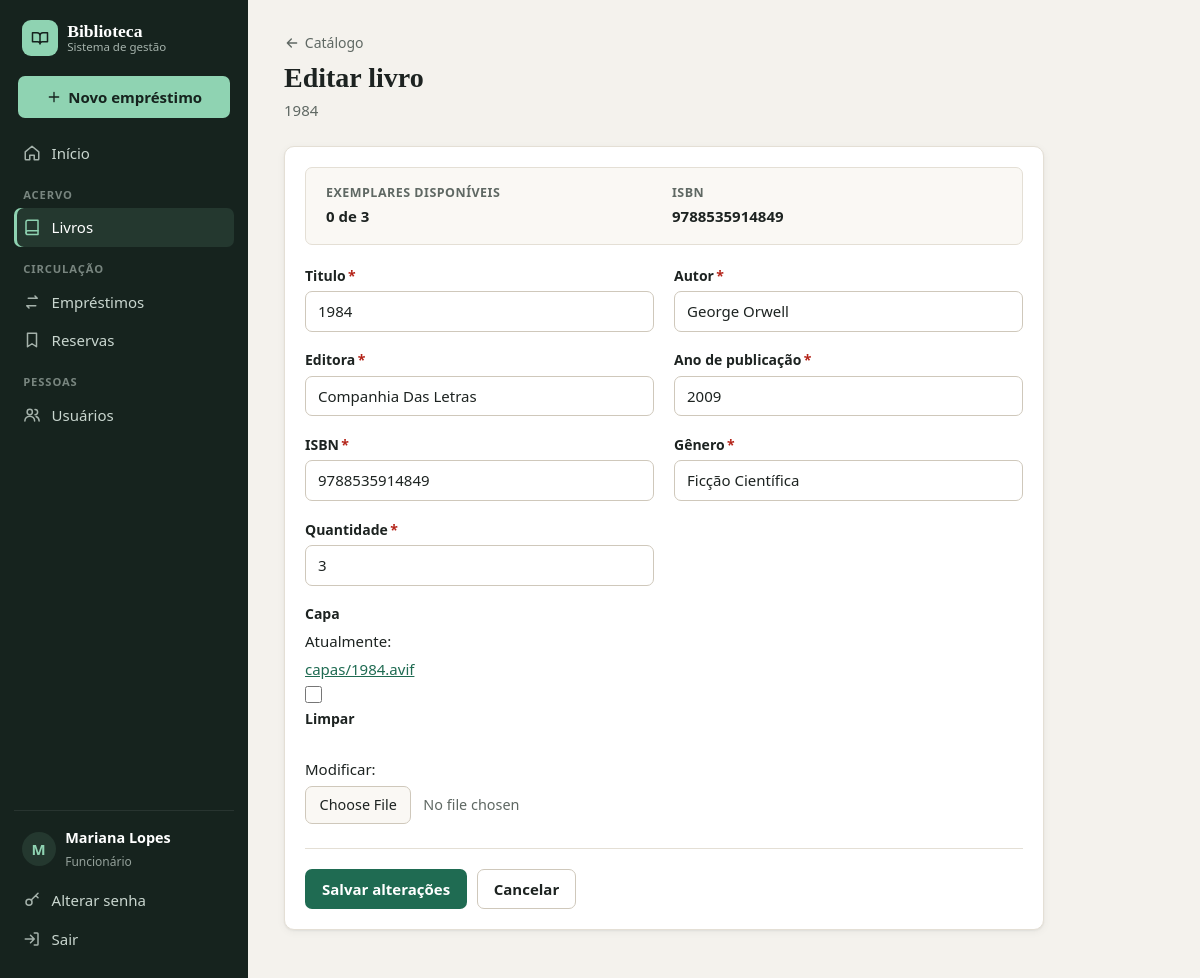
The page /editar_livro/11/ (signed in) on the database its author committed.
### meu_app/models.py (models this page shows, shortened)
class Livro(models.Model):
    titulo = models.CharField(max_length=200)
    autor = models.CharField(max_length=150)
    editora = models.CharField(max_length=120)
    ano_publicacao = models.PositiveIntegerField()
    isbn = models.CharField(max_length=20, unique=True)
    genero = models.CharField(max_length=100)
    quantidade_total = models.PositiveIntegerField(default=1)
    quantidade_disponivel = models.PositiveIntegerField(default=1)
    capa = models.FileField(upload_to='capas/', blank=True, null=True)
    ativo = models.BooleanField(default=True)

### meu_app/views.py (the view, shortened to what this page needs)
# urls.py: path('editar_livro/<int:id>/', views.editar_livro, name='editar_livro'),
@login_required
def editar_livro(request, id):
    livro = Livro.objects.get(id=id)
    form = LivroForm(instance=livro)
    dados = {
        'formulario': form,
        'livro': livro,
    }
    return render(request, 'editar_livro.html', dados)

### meu_app/templates/editar_livro.html (shortened to what this page needs)
{% extends 'base.html' %}
{% block conteudo %}
<div class="cabecalho-pagina">
    <div>
        <a class="link-voltar" href="{% url 'listar_livros' %}">{% include '_icone.html' with nome='voltar' tamanho=16 %} Catálogo</a>
        <h1>Editar livro</h1>
        <p>{{ livro.titulo }}</p>
    </div>
</div>
<div class="painel form-estreito">
    <div class="painel-corpo">
        <dl class="resumo">
            <div><dt>Exemplares disponíveis</dt><dd>{{ livro.quantidade_disponivel }} de {{ livro.quantidade_total }}</dd></div>
            <div><dt>ISBN</dt><dd>{{ livro.isbn }}</dd></div>
        </dl>
        <form method="post" enctype="multipart/form-data">
            {% include '_campos.html' with form=formulario %}
            <div class="form-botoes">
                <button type="submit" class="botao">Salvar alterações</button>
                <a class="botao botao-secundario" href="{% url 'listar_livros' %}">Cancelar</a>
            </div>
        </form>
    </div>
</div>
{% endblock %}

### meu_app/templates/_menu.html (shortened to what this page needs)
{% if user.is_authenticated %}
{% with rota=request.resolver_match.url_name %}
<aside class="barra-lateral nao-imprimir">
    <a class="marca" href="{% url 'index' %}">
        <span class="marca-icone">{% include '_icone.html' with nome='logo' %}</span>
        <span class="marca-nome">Biblioteca <small>Sistema de gestão</small></span>
    </a>
    <a class="lateral-cta" href="{% url 'cadastrar_emprestimo' %}">
        {% include '_icone.html' with nome='mais' tamanho=16 %} Novo empréstimo
    </a>
    <nav>
        <div class="menu-grupo">
            <a class="menu-link {% if rota == 'index' %}ativo{% endif %}" href="{% url 'index' %}">
                {% include '_icone.html' with nome='inicio' %} Início
            </a>
        </div>
        <div class="menu-grupo">
            <span class="menu-grupo-titulo">Acervo</span>
            <a class="menu-link {% if 'livro' in rota %}ativo{% endif %}" href="{% url 'listar_livros' %}">
                {% include '_icone.html' with nome='livro' %} Livros
            </a>
        </div>
        <div class="menu-grupo">
            <span class="menu-grupo-titulo">Circulação</span>
            <a class="menu-link {% if 'emprestimo' in rota or rota == 'registrar_ocorrencia' %}ativo{% endif %}" href="{% url 'listar_emprestimos' %}">
                {% include '_icone.html' with nome='emprestimo' %} Empréstimos
            </a>
            <a class="menu-link {% if 'reserva' in rota %}ativo{% endif %}" href="{% url 'listar_reservas' %}">
                {% include '_icone.html' with nome='reserva' %} Reservas
            </a>
        </div>
        <div class="menu-grupo">
            <span class="menu-grupo-titulo">Pessoas</span>
            <a class="menu-link {% if 'usuario' in rota %}ativo{% endif %}" href="{% url 'listar_usuarios' %}">
                {% include '_icone.html' with nome='usuarios' %} Usuários
            </a>
        </div>
    </nav>
    <div class="menu-usuario">
        <div class="usuario-info">
            <span class="avatar">{{ user.first_name|default:user.username|first }}</span>
            <div>
                <strong>{{ user.get_full_name|default:user.username }}</strong>
                <small>{% if user.is_superuser %}Administrador{% else %}Funcionário{% endif %}</small>
            </div>
        </div>
        <a class="menu-link {% if rota == 'alterar_senha' %}ativo{% endif %}" href="{% url 'alterar_senha' %}">
            {% include '_icone.html' with nome='senha' %} Alterar senha
        </a>
        <form method="post" action="{% url 'logout' %}">
            <button type="submit" class="menu-link menu-link-botao">
                {% include '_icone.html' with nome='sair' %} Sair
            </button>
        </form>
    </div>
</aside>
{% endwith %}
{% endif %}

### meu_app/templates/_campos.html (shortened to what this page needs)
<div class="{{ classe|default:'grade-campos' }}">
    {% for campo in form.visible_fields %}
        {% if campo.widget_type == 'checkbox' %}
        <div class="campo campo-largo">
            <div class="campo-checkbox">
                {{ campo }}
                <label for="{{ campo.id_for_label }}">{{ campo.label }}</label>
            </div>
            {% if campo.help_text %}<small class="ajuda">{{ campo.help_text|safe }}</small>{% endif %}
            {% for erro in campo.errors %}<small class="erro">{{ erro }}</small>{% endfor %}
        </div>
        {% else %}
        <div class="campo{% if campo.errors %} campo-erro{% endif %}{% if campo.widget_type == 'textarea' or campo.widget_type == 'clearablefile' or campo.widget_type == 'file' %} campo-largo{% endif %}">
            <label for="{{ campo.id_for_label }}">{{ campo.label }}{% if campo.field.required %}<span class="obrigatorio">*</span>{% endif %}</label>
            {{ campo }}
        </div>
        {% endif %}
    {% endfor %}
</div>

### rows shown on the page
Livro: titulo "1984", quantidade_disponivel "0", quantidade_total "3", isbn "9788535914849", visible_fields "1984" "George Orwell" "Companhia Das Letras" "2009" "9788535914849" "Ficção Científica" "3"

### other values the page prints
{{ user.first_name|default:user.username|first }} "M"
{{ user.get_full_name|default:user.username }} "Mariana Lopes"
{{ campo.label }} "Titulo" "Autor" "Editora" "Ano de publicação" "ISBN" "Gênero" "Quantidade" "Capa"
